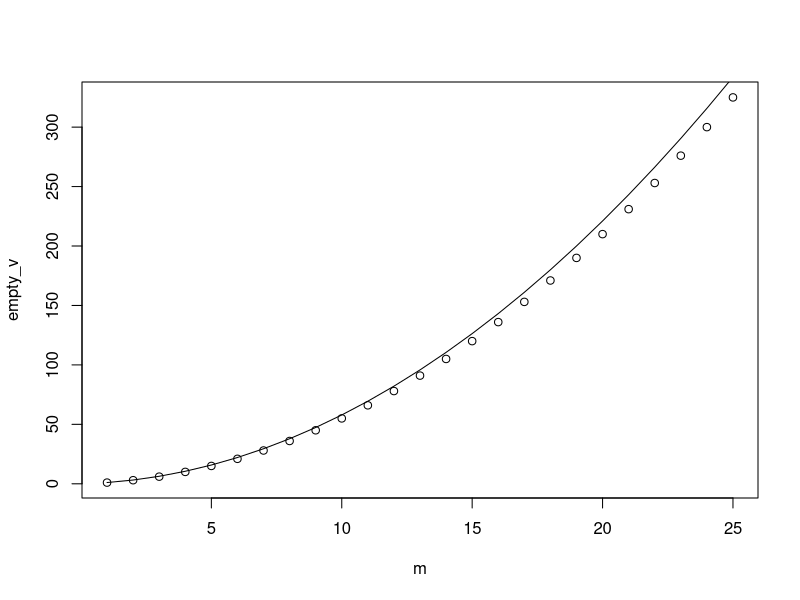

Generate this figure with R: (Note: this script raises an error after producing the figure.)
x <- 1:100

avg <- function (X) {
  sum_ <- sum(X)
  length_ <- length(X)
  sum_/length_
}

avg (x)
mean (x)

#for loop
compute_sum <- function (n){
  x <- 1:n
  sum (x)
}

compute_sum (10)

n <-25
empty_v <- vector (length=n)
for (i in 1:n) {
  empty_v[i] <- compute_sum(i)
}
print (empty_v)
sum (empty_v)

m <- 1:n
plot (m, empty_v)
lines (m, m*(m+1)/1.9)

# Write a function compute_s_n with argument n that for any given n computes the sum of 1 + 2^2 + ...+ n^2
compute_s_n <- function (n){
  x <- 1:n
  x_sqr <- x^2
  sum (x_sqr)
}
# Report the value of the sum when n=10
compute_s_n (10)


# Assignment
library(dslabs)
data(heights)

result <-ifelse (heights$sex=='Female',1,2)
print (result)
sum (result)

result <-ifelse (heights$height>72,heights$height,0)
print (result)
mean(result)

inches_to_ft <- function (x){
  x <- x / 12
}
print (inches_to_ft(144))


nrow (filter (heights, inches_to_ft(height)<5))
